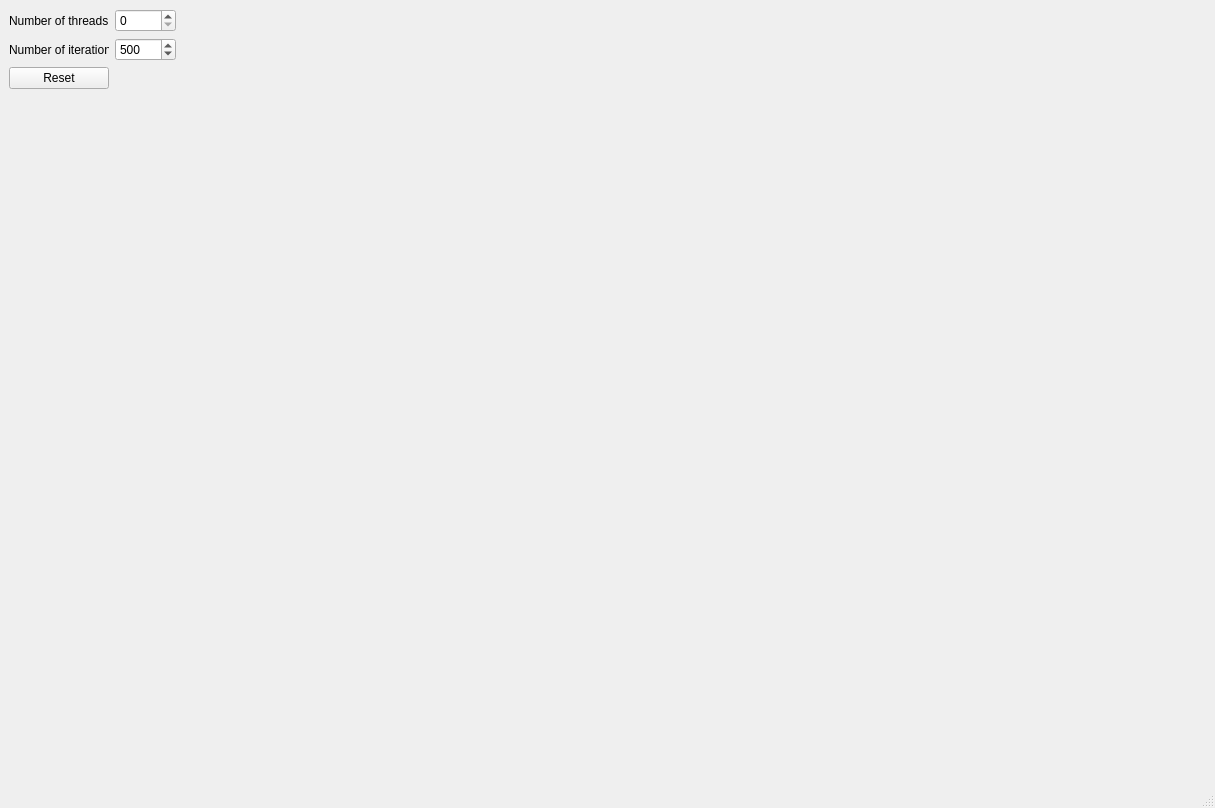
<?xml version="1.0" encoding="UTF-8"?>
<ui version="4.0">
 <class>MainWindow</class>
 <widget class="QMainWindow" name="MainWindow">
  <property name="geometry">
   <rect>
    <x>0</x>
    <y>0</y>
    <width>991</width>
    <height>669</height>
   </rect>
  </property>
  <property name="windowTitle">
   <string>MainWindow</string>
  </property>
  <widget class="QWidget" name="centralwidget">
   <layout class="QHBoxLayout" name="horizontalLayout_3">
    <item>
     <layout class="QVBoxLayout" name="verticalLayout_2">
      <item>
       <layout class="QVBoxLayout" name="verticalLayout">
        <item>
         <layout class="QHBoxLayout" name="horizontalLayout">
          <item>
           <widget class="QLabel" name="label">
            <property name="minimumSize">
             <size>
              <width>100</width>
              <height>0</height>
             </size>
            </property>
            <property name="text">
             <string>Number of threads</string>
            </property>
           </widget>
          </item>
          <item>
           <widget class="QSpinBox" name="spinBox">
            <property name="maximum">
             <number>20</number>
            </property>
           </widget>
          </item>
         </layout>
        </item>
        <item>
         <layout class="QHBoxLayout" name="horizontalLayout_2">
          <item>
           <widget class="QLabel" name="label_2">
            <property name="minimumSize">
             <size>
              <width>100</width>
              <height>0</height>
             </size>
            </property>
            <property name="text">
             <string>Number of iterations</string>
            </property>
           </widget>
          </item>
          <item>
           <widget class="QSpinBox" name="spinBox_2">
            <property name="maximum">
             <number>15000</number>
            </property>
            <property name="value">
             <number>500</number>
            </property>
           </widget>
          </item>
         </layout>
        </item>
       </layout>
      </item>
      <item>
       <widget class="QPushButton" name="pushButton">
        <property name="maximumSize">
         <size>
          <width>100</width>
          <height>16777215</height>
         </size>
        </property>
        <property name="text">
         <string>Reset</string>
        </property>
       </widget>
      </item>
      <item>
       <spacer name="verticalSpacer">
        <property name="orientation">
         <enum>Qt::Vertical</enum>
        </property>
        <property name="sizeHint" stdset="0">
         <size>
          <width>20</width>
          <height>40</height>
         </size>
        </property>
       </spacer>
      </item>
     </layout>
    </item>
    <item>
     <widget class="Canvas" name="widget" native="true">
      <property name="minimumSize">
       <size>
        <width>1024</width>
        <height>768</height>
       </size>
      </property>
     </widget>
    </item>
   </layout>
  </widget>
  <widget class="QMenuBar" name="menubar">
   <property name="geometry">
    <rect>
     <x>0</x>
     <y>0</y>
     <width>991</width>
     <height>21</height>
    </rect>
   </property>
  </widget>
  <widget class="QStatusBar" name="statusbar"/>
 </widget>
 <customwidgets>
  <customwidget>
   <class>Canvas</class>
   <extends>QWidget</extends>
   <header>canvas.h</header>
   <container>1</container>
   <slots>
    <slot>changeNumOfWorkers(int)</slot>
    <slot>changeNumOfIterations(int)</slot>
    <slot>reset()</slot>
   </slots>
  </customwidget>
 </customwidgets>
 <resources/>
 <connections>
  <connection>
   <sender>spinBox_2</sender>
   <signal>valueChanged(int)</signal>
   <receiver>widget</receiver>
   <slot>changeNumOfIterations(int)</slot>
   <hints>
    <hint type="sourcelabel">
     <x>130</x>
     <y>83</y>
    </hint>
    <hint type="destinationlabel">
     <x>193</x>
     <y>147</y>
    </hint>
   </hints>
  </connection>
  <connection>
   <sender>spinBox</sender>
   <signal>valueChanged(int)</signal>
   <receiver>widget</receiver>
   <slot>changeNumOfWorkers(int)</slot>
   <hints>
    <hint type="sourcelabel">
     <x>150</x>
     <y>46</y>
    </hint>
    <hint type="destinationlabel">
     <x>195</x>
     <y>70</y>
    </hint>
   </hints>
  </connection>
  <connection>
   <sender>pushButton</sender>
   <signal>clicked()</signal>
   <receiver>widget</receiver>
   <slot>reset()</slot>
   <hints>
    <hint type="sourcelabel">
     <x>69</x>
     <y>104</y>
    </hint>
    <hint type="destinationlabel">
     <x>231</x>
     <y>228</y>
    </hint>
   </hints>
  </connection>
 </connections>
 <slots>
  <slot>reset()</slot>
 </slots>
</ui>
